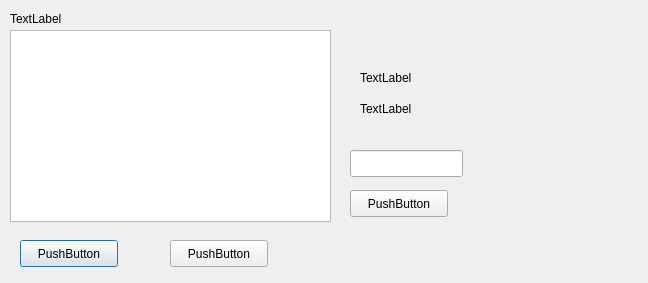
<?xml version="1.0" encoding="UTF-8"?>
<ui version="4.0">
 <class>score</class>
 <widget class="QDialog" name="score">
  <property name="geometry">
   <rect>
    <x>0</x>
    <y>0</y>
    <width>648</width>
    <height>283</height>
   </rect>
  </property>
  <property name="windowTitle">
   <string>Dialog</string>
  </property>
  <widget class="QPushButton" name="pushButton">
   <property name="geometry">
    <rect>
     <x>20</x>
     <y>240</y>
     <width>98</width>
     <height>27</height>
    </rect>
   </property>
   <property name="text">
    <string>PushButton</string>
   </property>
  </widget>
  <widget class="QPushButton" name="pushButton_2">
   <property name="geometry">
    <rect>
     <x>170</x>
     <y>240</y>
     <width>98</width>
     <height>27</height>
    </rect>
   </property>
   <property name="text">
    <string>PushButton</string>
   </property>
  </widget>
  <widget class="QPushButton" name="pushButton_3">
   <property name="geometry">
    <rect>
     <x>350</x>
     <y>190</y>
     <width>98</width>
     <height>27</height>
    </rect>
   </property>
   <property name="text">
    <string>PushButton</string>
   </property>
  </widget>
  <widget class="QLineEdit" name="lineEdit">
   <property name="geometry">
    <rect>
     <x>350</x>
     <y>150</y>
     <width>113</width>
     <height>27</height>
    </rect>
   </property>
  </widget>
  <widget class="QLabel" name="scorce">
   <property name="geometry">
    <rect>
     <x>10</x>
     <y>10</y>
     <width>161</width>
     <height>17</height>
    </rect>
   </property>
   <property name="text">
    <string>TextLabel</string>
   </property>
  </widget>
  <widget class="QLabel" name="label_3">
   <property name="geometry">
    <rect>
     <x>360</x>
     <y>70</y>
     <width>111</width>
     <height>16</height>
    </rect>
   </property>
   <property name="text">
    <string>TextLabel</string>
   </property>
  </widget>
  <widget class="QTableWidget" name="tableWidget">
   <property name="geometry">
    <rect>
     <x>10</x>
     <y>30</y>
     <width>321</width>
     <height>192</height>
    </rect>
   </property>
  </widget>
  <widget class="QLabel" name="label">
   <property name="geometry">
    <rect>
     <x>360</x>
     <y>100</y>
     <width>211</width>
     <height>17</height>
    </rect>
   </property>
   <property name="text">
    <string>TextLabel</string>
   </property>
  </widget>
 </widget>
 <resources/>
 <connections/>
</ui>
